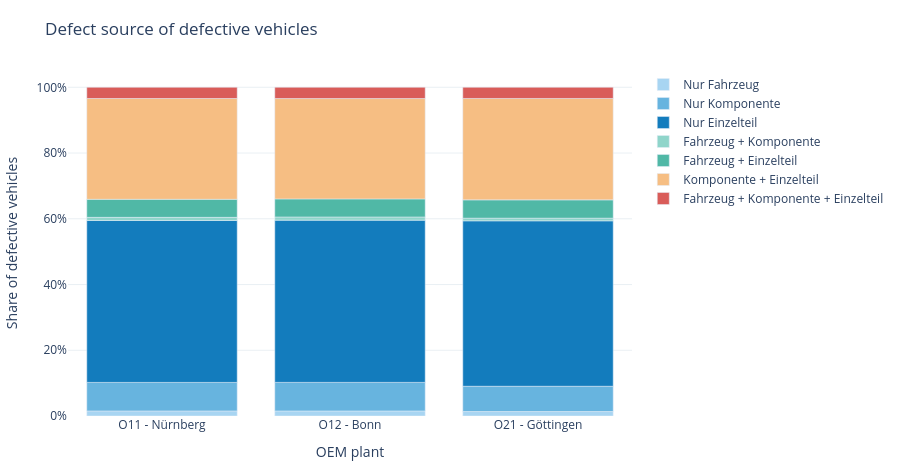

The notebook cell saved with this chart:
### Markdown cell above
## 10.3 Defect Source at Vehicle Level

**What the chart shows.** Among vehicles that are effectively defective, which of the three flags (vehicle / component / part) are on, including combinations.

**Why it matters.** The effective rate is high because many vehicles fail through an installed component or part, not only through the vehicle flag. The OEM visit therefore cannot stop at final assembly.

### Code cell
source_counts = (
    analysis_vehicles.loc[analysis_vehicles["Fehlerquelle"] != "Kein Fehler"]
    .groupby(["Werk_Label", "Fehlerquelle"], dropna=False)
    .size()
    .rename("Fahrzeuge")
    .reset_index()
)
source_counts["Anteil"] = source_counts["Fahrzeuge"] / source_counts.groupby(
    "Werk_Label"
)["Fahrzeuge"].transform("sum")

source_figure = px.bar(
    source_counts,
    x="Werk_Label",
    y="Anteil",
    color="Fehlerquelle",
    category_orders={"Fehlerquelle": SOURCE_ORDER},
    title="Defect source of defective vehicles",
    labels={
        "Werk_Label": "OEM plant",
        "Anteil": "Share of defective vehicles",
        "Fehlerquelle": "Defect source",
    },
    color_discrete_sequence=[
        "#A8D5F2",
        "#67B4DF",
        "#137CBD",
        "#8FD5CA",
        "#50B8A6",
        "#F6BE83",
        "#D95C59",
    ],
)
source_figure.update_traces(
    hovertemplate="%{fullData.name}<br>Share: %{y:.1%}<extra></extra>"
)
source_figure.update_yaxes(tickformat=".0%")
style_figure(source_figure, height=470)

### Figure 1 — Plotly figure (JSON) as saved in the notebook; plotly's stock layout.template omitted (floating-point values rounded to 4 significant figures)
{"data": [{"hovertemplate": "%{fullData.name}<br>Share: %{y:.1%}<extra></extra>", "legendgroup": "Nur Fahrzeug", "marker": {"color": "#A8D5F2", "pattern": {"shape": ""}}, "name": "Nur Fahrzeug", "orientation": "v", "showlegend": true, "textposition": "auto", "type": "bar", "x": ["O11 - Nürnberg", "O12 - Bonn", "O21 - Göttingen"], "xaxis": "x", "y": [0.01553, 0.01547, 0.0136], "yaxis": "y"}, {"hovertemplate": "%{fullData.name}<br>Share: %{y:.1%}<extra></extra>", "legendgroup": "Nur Komponente", "marker": {"color": "#67B4DF", "pattern": {"shape": ""}}, "name": "Nur Komponente", "orientation": "v", "showlegend": true, "textposition": "auto", "type": "bar", "x": ["O11 - Nürnberg", "O12 - Bonn", "O21 - Göttingen"], "xaxis": "x", "y": [0.08664, 0.08678, 0.0769], "yaxis": "y"}, {"hovertemplate": "%{fullData.name}<br>Share: %{y:.1%}<extra></extra>", "legendgroup": "Nur Einzelteil", "marker": {"color": "#137CBD", "pattern": {"shape": ""}}, "name": "Nur Einzelteil", "orientation": "v", "showlegend": true, "textposition": "auto", "type": "bar", "x": ["O11 - Nürnberg", "O12 - Bonn", "O21 - Göttingen"], "xaxis": "x", "y": [0.4927, 0.4936, 0.5032], "yaxis": "y"}, {"hovertemplate": "%{fullData.name}<br>Share: %{y:.1%}<extra></extra>", "legendgroup": "Fahrzeug + Komponente", "marker": {"color": "#8FD5CA", "pattern": {"shape": ""}}, "name": "Fahrzeug + Komponente", "orientation": "v", "showlegend": true, "textposition": "auto", "type": "bar", "x": ["O11 - Nürnberg", "O12 - Bonn", "O21 - Göttingen"], "xaxis": "x", "y": [0.009501, 0.009636, 0.008132], "yaxis": "y"}, {"hovertemplate": "%{fullData.name}<br>Share: %{y:.1%}<extra></extra>", "legendgroup": "Fahrzeug + Einzelteil", "marker": {"color": "#50B8A6", "pattern": {"shape": ""}}, "name": "Fahrzeug + Einzelteil", "orientation": "v", "showlegend": true, "textposition": "auto", "type": "bar", "x": ["O11 - Nürnberg", "O12 - Bonn", "O21 - Göttingen"], "xaxis": "x", "y": [0.05495, 0.05491, 0.05571], "yaxis": "y"}, {"hovertemplate": "%{fullData.name}<br>Share: %{y:.1%}<extra></extra>", "legendgroup": "Komponente + Einzelteil", "marker": {"color": "#F6BE83", "pattern": {"shape": ""}}, "name": "Komponente + Einzelteil", "orientation": "v", "showlegend": true, "textposition": "auto", "type": "bar", "x": ["O11 - Nürnberg", "O12 - Bonn", "O21 - Göttingen"], "xaxis": "x", "y": [0.3066, 0.3053, 0.3084], "yaxis": "y"}, {"hovertemplate": "%{fullData.name}<br>Share: %{y:.1%}<extra></extra>", "legendgroup": "Fahrzeug + Komponente + Einzelteil", "marker": {"color": "#D95C59", "pattern": {"shape": ""}}, "name": "Fahrzeug + Komponente + Einzelteil", "orientation": "v", "showlegend": true, "textposition": "auto", "type": "bar", "x": ["O11 - Nürnberg", "O12 - Bonn", "O21 - Göttingen"], "xaxis": "x", "y": [0.03409, 0.03426, 0.03399], "yaxis": "y"}], "layout": {"barmode": "relative", "height": 470, "legend": {"title": {"text": ""}, "tracegroupgap": 0}, "margin": {"b": 50, "l": 50, "r": 30, "t": 70}, "paper_bgcolor": "white", "plot_bgcolor": "white", "title": {"text": "Defect source of defective vehicles"}, "xaxis": {"anchor": "y", "domain": [0, 1], "showgrid": false, "title": {"text": "OEM plant"}}, "yaxis": {"anchor": "x", "domain": [0, 1], "gridcolor": "#EAF0F4", "tickformat": ".0%", "title": {"text": "Share of defective vehicles"}, "zeroline": false}}}
